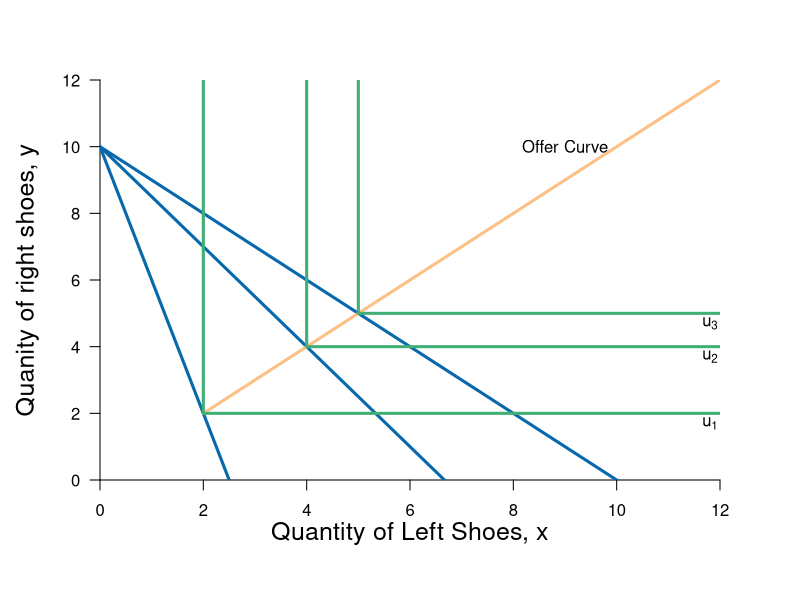

Recreate this plot in R.
require(shape)
pdf(file = "bfh-textbook/constrained_optimization/offer_curve_leontief.pdf", width = 9, height = 7)

#Set parameters for graphics
axislabelsize <- 1.5
graphlinewidth <- 3
segmentlinewidth <- 2

COL <- c("#7fc97f", "#beaed4", "#fdc086", "#ffff99", "#386cb0", "#f0027f", "#bf5b17", "#666666")
COLA <- c("#99d8c9","#66c2a4","#41ae76", "#238b45", "#005824")
COLB <- c("#4eb3d3", "#2b8cbe", "#0868ac","#084081")

#Edited the margins to cater for the larger LHS labels
par(mar =  c(6, 5, 4, 4))

# uA <- function(x, y, rmax = 2, xmax = 12) {
#   y + rmax*x - (1/2)*(rmax/xmax)*x^2
# }
# 
# indiffA1 <- function(x, uA = 10, rmax = 2.5, xmax = 10) {
#   uA - rmax*x + (1/2)*(rmax/xmax)*(x^2)
# }

offerCurve <- function(x, w, rmax = 2, xmax = 12) {
  x 
}

PriceLine <- function(x, w = 10, p = 1) {
  w - p*x
}


xlims <- c(0, 12)
ylims <- c(0, 12)

npts <- 501 
x <- seq(xlims[1], xlims[2], length.out = npts)
y <- seq(ylims[1], ylims[2], length.out = npts) 
a <- c(13, 16.75, 19.25)

plot(0, 0, xlim = xlims, ylim = ylims, type = "n",
     xlab = expression(paste("")),
     ylab = expression(paste("")), 
     xaxt = "n", 
     yaxt = "n", 
     cex.lab = axislabelsize, 
     bty = "n",
     xaxs="i", 
     yaxs="i")

ticksy <- seq(from = 0, to = ylims[2], by = 2)
ylabels <- seq(from = 0, to = ylims[2], by = 2)
ticksx <- seq(from = 0, to = xlims[2], by = 2)
xlabels <- seq(from = 0, to = xlims[2], by = 2)
# ticksy <- c(0, 13, 15, 17, ylims[2])
# ylabels <- c(NA, expression(paste(y == u[1])), expression(paste(y == u[2])), expression(paste(y == u[3])), NA)
# ticksx <- c(0,  xlims[2])
# xlabels <- c(NA, NA)

axis(1, at = ticksx, pos = 0, labels = xlabels)
axis(2, at = ticksy, pos = 0, labels = ylabels, las = 1)

npts <- 500 
xx1 <- seq(xlims[1], xlims[2], length.out = npts)

#lines(xx1, bcA(xx1, w = 10, p = 1.5), col = COLB[3], lwd = graphlinewidth)
lines(xx1, PriceLine(xx1, w = 10, p = 4), col = COLB[3], lwd = graphlinewidth)
lines(xx1, PriceLine(xx1, w = 10, p = 1), col = COLB[3], lwd = graphlinewidth)
lines(xx1, PriceLine(xx1, w = 10, p = 1.5), col = COLB[3], lwd = graphlinewidth)

#lines(xx1, offerCurve(xx1, w = 10, rmax = 2, xmax = 12), col = COL[3], lwd = graphlinewidth)
#lines(xx1, indiffA1(xx1, uA = 20, rmax = 2.5, xmax = 10), col = COLB[4], lwd = graphlinewidth)



mtext(expression(paste("Quantity of Left Shoes, ", x)), side=1, line = 2.5, cex = axislabelsize)
text(-1.4, 0.5*ylims[2], expression(paste("Quanity of right shoes, ", y)), xpd = TRUE, cex = axislabelsize, srt = 90) 

#segments(4.11765, 6.17647, 5.88, 8.88, lty = 1, col = COL[2] , lwd = graphlinewidth)
#text(7.3, 3, expression("Pareto Efficient"))
#text(7.3, 2.5, expression("Curve"))
#Arrows(7.3, 3.5, 7.3, 6.1, col = "black", lty = 1, lwd = 2, arr.type = "triangle", arr.lwd = 0.5)

#Label the iso-welfare functions for the HG, Aisha
text(11.8, 1.7, expression(u[1]))
text(11.8, 3.7, expression(u[2]))
text(11.8, 4.7, expression(u[3]))

text(9, 10, expression("Offer Curve"))
#text(6.6, 8.3, expression(u[4]^A))

#Label the indifference curves for the HG, Betty
# text(7.6, 17, expression(u[1]^B))
# text(6.75, 17, expression(u[2]^B))
# text(6, 17, expression(u[3]^B))
#text(3.4, 6.9, expression(v[4]^B))

xx2 <- seq(2, xlims[2], length.out = npts)
lines(xx2, offerCurve(xx2, w = 10, rmax = 2, xmax = 12), col = COL[3], lwd = graphlinewidth)

#Graph left and right shoes
#2 for 2
segments(2, 2, 2, ylims[2], lty = 1, col = COLA[3] , lwd = graphlinewidth)
segments(2, 2, xlims[2], 2, lty = 1, col = COLA[3] , lwd = graphlinewidth)
segments(4, 4, 4, ylims[2], lty = 1, col = COLA[3] , lwd = graphlinewidth)
segments(4, 4, xlims[2], 4, lty = 1, col = COLA[3] , lwd = graphlinewidth)

segments(5, 5, 5, ylims[2], lty = 1, col = COLA[3] , lwd = graphlinewidth)
segments(5, 5, xlims[2], 5, lty = 1, col = COLA[3] , lwd = graphlinewidth)
#points(6, 6, pch = 16, col = "black", cex = 1.5)

# par(new = TRUE)
# 
# #Use the same x and ylims as previously, but with locations switched
# xlims2 <- c(18, 0)
# ylims2 <- c(18, 0)

#Leave the ylab and xlab blank to ensure no axes titles
# plot(0, 0, xlim = xlims2, ylim = ylims2, type = "n",
#      xlab = expression(paste("")),
#      ylab = expression(paste("")),
#      xaxt = "n", 
#      yaxt = "n", 
#      cex.lab = 1.3, 
#      bty = "n",
#      xaxs="i", 
#      yaxs="i")
# 
# 
# lines(xx1, indiffAlow(xx1, uA = 46.08, alpha = 16, beta = 1/24), col = COL[2], lwd = graphlinewidth)


#Set up axes at sides 3 and 4 (top and right)
# axis(side = 3, at = ticksx, pos = 0, labels = xlabels)
# axis(side = 4, at = ticksy, pos = 0, labels = ylabels, las = 0)
# mtext("B's Apples, x", side=3, line = 2.5, cex = axislabelsize)
# text(-0.8, 7, expression(paste("B's Oranges, y")), xpd = TRUE, cex = axislabelsize, srt = 270) 
# 
# #Add arrows:
# arrows(-0.8, 10, -0.8, 14, xpd = TRUE, length=0.1,angle=40,lwd=3)
# arrows(6.2, -1.8, 9, -1.8, xpd = TRUE, length=0.1,angle=40,lwd=3)
# 

#Customize ticks and labels for the plot
#ticksy <- seq(from = 0, to = 15, by = 1)
#ylabels <- seq(from = 0, to = 15, by = 1)
#ticksx <- seq(from = 0, to = 10, by = 1)
#xlabels <- seq(from = 0, to = 10, by = 1)
#axis(1, at = ticksx, pos = 0, labels = xlabels)
#axis(2, at = ticksy, pos = 0, labels = ylabels, las = 0)

dev.off()
